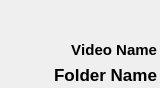
<?xml version="1.0" encoding="UTF-8"?>
<ui version="4.0">
 <class>FolderColorsWidget</class>
 <widget class="QWidget" name="FolderColorsWidget">
  <property name="geometry">
   <rect>
    <x>0</x>
    <y>0</y>
    <width>160</width>
    <height>88</height>
   </rect>
  </property>
  <property name="sizePolicy">
   <sizepolicy hsizetype="Fixed" vsizetype="Fixed">
    <horstretch>0</horstretch>
    <verstretch>0</verstretch>
   </sizepolicy>
  </property>
  <property name="minimumSize">
   <size>
    <width>160</width>
    <height>80</height>
   </size>
  </property>
  <property name="maximumSize">
   <size>
    <width>160</width>
    <height>88</height>
   </size>
  </property>
  <property name="baseSize">
   <size>
    <width>0</width>
    <height>0</height>
   </size>
  </property>
  <property name="font">
   <font>
    <bold>false</bold>
    <kerning>false</kerning>
   </font>
  </property>
  <property name="contextMenuPolicy">
   <enum>Qt::ContextMenuPolicy::NoContextMenu</enum>
  </property>
  <property name="windowTitle">
   <string/>
  </property>
  <property name="locale">
   <locale language="English" country="UnitedStates"/>
  </property>
  <layout class="QVBoxLayout" name="verticalLayout">
   <property name="leftMargin">
    <number>3</number>
   </property>
   <property name="topMargin">
    <number>3</number>
   </property>
   <property name="rightMargin">
    <number>3</number>
   </property>
   <property name="bottomMargin">
    <number>3</number>
   </property>
   <item>
    <spacer name="verticalSpacer">
     <property name="orientation">
      <enum>Qt::Orientation::Vertical</enum>
     </property>
     <property name="sizeHint" stdset="0">
      <size>
       <width>20</width>
       <height>40</height>
      </size>
     </property>
    </spacer>
   </item>
   <item>
    <widget class="ClickableLabel" name="VideoNameLabel">
     <property name="font">
      <font>
       <family>Arial</family>
       <pointsize>11</pointsize>
       <bold>true</bold>
       <kerning>false</kerning>
      </font>
     </property>
     <property name="text">
      <string>Video Name</string>
     </property>
     <property name="alignment">
      <set>Qt::AlignmentFlag::AlignRight|Qt::AlignmentFlag::AlignTrailing|Qt::AlignmentFlag::AlignVCenter</set>
     </property>
    </widget>
   </item>
   <item>
    <widget class="ClickableLabel" name="FolderNameLabel">
     <property name="sizePolicy">
      <sizepolicy hsizetype="MinimumExpanding" vsizetype="Preferred">
       <horstretch>0</horstretch>
       <verstretch>0</verstretch>
      </sizepolicy>
     </property>
     <property name="font">
      <font>
       <family>Arial</family>
       <pointsize>13</pointsize>
       <bold>true</bold>
       <kerning>false</kerning>
      </font>
     </property>
     <property name="text">
      <string>Folder Name</string>
     </property>
     <property name="alignment">
      <set>Qt::AlignmentFlag::AlignRight|Qt::AlignmentFlag::AlignTrailing|Qt::AlignmentFlag::AlignVCenter</set>
     </property>
    </widget>
   </item>
  </layout>
 </widget>
 <customwidgets>
  <customwidget>
   <class>ClickableLabel</class>
   <extends>QLabel</extends>
   <header>clickablelabel.h</header>
  </customwidget>
 </customwidgets>
 <resources/>
 <connections/>
</ui>
